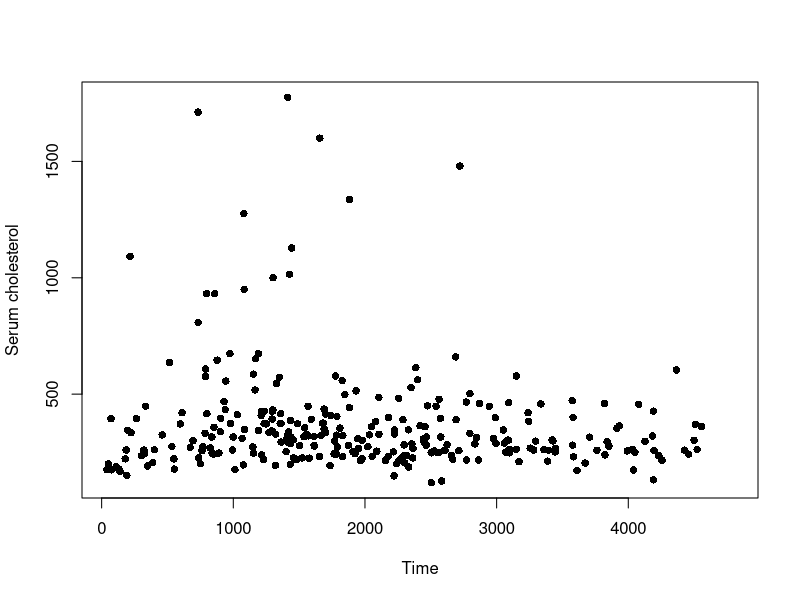

Generate this figure with R: (Note: this script raises an error after producing the figure.)
library(survival)

plot(pbc$time, pbc$chol, pch = 16, ylab = "Serum cholesterol", xlab = "Time")


barplot(chol ~ trt, data = pbc)


colvec <- c(rgb(0,0,1,1), rgb(0,0,1,0.6), rgb(0,0,1,0.2))

barplot(table(pbc$status, pbc$sex), col = colvec, ylab = "Number of patients", xlab = "Sex")
legend("topleft", c("alive", "transplanted", "died"), fill = colvec, bty = "n")


boxplot(chol ~ sex, data = pbc, ylab = "Serum cholesterol", xlab = "Sex")

hist(pbc$bili, xlab = "Serum bilirubin", main = "")



# tab <- table(pbc$status, pbc$sex)
# rownames(tab) <- c("alive", "trasplanted", "died")
# dotchart(tab, xlim = c(0,220), bg = "skyblue",
#                    main = "", xlab = "Number of patients")


dotchart(pbc$bili[pbc$id %in% c(1:30)], xlab = "Serum bilirubin", ylab = "", main = "Serum bilirubin for 30 patients")
title(ylab="Patient", mgp=c(1,1,0))


pie(table(pbc$sex))


pairs(data.frame(Age = pbc$age, Time = pbc$time, Cholesterol = pbc$chol))
